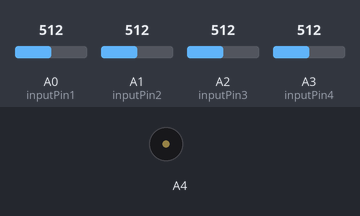
The sketch below on a simulated Arduino Zero (SAMD21). Parts: buzzer (waves = sounding). The inputs (shaded band) are chosen by the test bench; at power-on: A0 (inputPin1) = 512, A1 (inputPin2) = 512, A2 (inputPin3) = 512, A3 (inputPin4) = 512 (analog values on the 0–1023 scale). What the sketch prints to the serial monitor is not drawn.

Above: at 0.3 s.
Timing chart, 0 to 1.8 s (numbered marks = the images above):
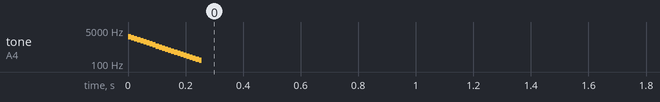

Measured:
- by itself, tone on A4: plays 2280 Hz for 0.01 s, 2027 Hz for 0.01 s, 1802 Hz for 0.01 s, 1603 Hz for 0.01 s, 1425 Hz for 0.01 s, 1267 Hz for 0.01 s … (24 notes in this stretch)

The sketch:

transducer-sensor.ino
```cpp
int inputPin1 = A0;
int inputPin2 = A1;
int inputPin3 = A2;
int inputPin4 = A3;
// 1 (δ, Δ) Mathematics variation of a variable or function.
float deltaA = 0;
float deltaB = 0;
float deltaC = 0;
float deltaD = 0;

float oldVal1 = 0;
float oldVal2 = 0;
float oldVal3 = 0;
float oldVal4 = 0;

boolean play = false;
boolean prevPlay = false;

void setup() {
  analogReadResolution(12);
  Serial.begin(115200);
}

float calDelta(float d, float i, float o, float factor) {
  float v = (d*factor + abs(i-o))/(factor+1);
//  o = i;
  return v;
}

void loop() {
  // put your main code here, to run repeatedly:
  float inputVal1 = analogRead(inputPin1);
  float inputVal2 = analogRead(inputPin2);
  float inputVal3 = analogRead(inputPin3);
  float inputVal4 = analogRead(inputPin4);
  //  val = (inputVal + val) / 2; // Smoothing function

  float smoothing = 8;
  float threshold = 15;

  deltaA = calDelta(deltaA, inputVal1, oldVal1, smoothing);
  deltaB = calDelta(deltaB, inputVal2, oldVal2, smoothing);
  deltaC = calDelta(deltaC, inputVal3, oldVal3, smoothing);
  deltaD = calDelta(deltaD, inputVal4, oldVal4, smoothing);

  float delta = (deltaA + deltaB + deltaC +deltaD)/4;

  Serial.print(delta);
  Serial.print(" ");
  Serial.print(threshold);
  Serial.print(" ");
  Serial.print(deltaA);
  Serial.print(" ");
  Serial.print(deltaB);
  Serial.print(" ");
  Serial.print(deltaC);
  Serial.print(" ");
  Serial.print(deltaD);
  Serial.println();
  if (delta >= threshold) {
    play = true;
//    tone(A1, (deltaA*(deltaA/10))/10, 10);
//    tone(A4, 5+floor((delta/1.5)), 10);
    tone(A4, 5+floor((delta*10)), 10);
  } else {
    play = false;
//    noTone(A1);
  }

//  if (!prevPlay && play) {
//    tone(A1, (deltaA*(deltaA/10))/10, 10);
//  }

  if (prevPlay && !play) {
    noTone(A4);
  }

  delay(10);
  oldVal1 = inputVal1;
  oldVal2 = inputVal2;
  oldVal3 = inputVal3;
  oldVal4 = inputVal4;
  prevPlay = play;
}
```
